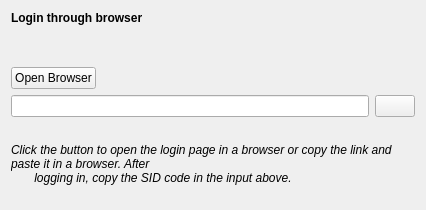
<?xml version="1.0" encoding="UTF-8"?>
<ui version="4.0">
 <class>BrowserLogin</class>
 <widget class="QWidget" name="BrowserLogin">
  <property name="geometry">
   <rect>
    <x>0</x>
    <y>0</y>
    <width>426</width>
    <height>210</height>
   </rect>
  </property>
  <property name="windowTitle">
   <string notr="true">BrowserLogin</string>
  </property>
  <layout class="QGridLayout" name="browser_layout">
   <item row="2" column="0" colspan="3">
    <layout class="QHBoxLayout" name="horizontalLayout">
     <item>
      <widget class="QLineEdit" name="link_text">
       <property name="text">
        <string notr="true"/>
       </property>
       <property name="alignment">
        <set>Qt::AlignLeading|Qt::AlignLeft|Qt::AlignTop</set>
       </property>
       <property name="readOnly">
        <bool>true</bool>
       </property>
       <property name="placeholderText">
        <string notr="true"/>
       </property>
      </widget>
     </item>
     <item>
      <widget class="QPushButton" name="copy_button">
       <property name="sizePolicy">
        <sizepolicy hsizetype="Maximum" vsizetype="Maximum">
         <horstretch>0</horstretch>
         <verstretch>0</verstretch>
        </sizepolicy>
       </property>
       <property name="text">
        <string/>
       </property>
      </widget>
     </item>
    </layout>
   </item>
   <item row="1" column="0">
    <widget class="QPushButton" name="open_button">
     <property name="sizePolicy">
      <sizepolicy hsizetype="Maximum" vsizetype="Maximum">
       <horstretch>0</horstretch>
       <verstretch>0</verstretch>
      </sizepolicy>
     </property>
     <property name="text">
      <string>Open Browser</string>
     </property>
    </widget>
   </item>
   <item row="4" column="0" colspan="3">
    <widget class="QLabel" name="info_label">
     <property name="font">
      <font>
       <italic>true</italic>
      </font>
     </property>
     <property name="text">
      <string>Click the button to open the login page in a browser or copy the link and paste it in a browser. After
       logging in, copy the SID code in the input above.
      </string>
     </property>
     <property name="wordWrap">
      <bool>true</bool>
     </property>
    </widget>
   </item>
   <item row="0" column="0" colspan="3" alignment="Qt::AlignTop">
    <widget class="QLabel" name="title_label">
     <property name="font">
      <font>
       <weight>75</weight>
       <bold>true</bold>
      </font>
     </property>
     <property name="text">
      <string>Login through browser</string>
     </property>
    </widget>
   </item>
   <item row="3" column="0" colspan="3">
    <widget class="QLabel" name="status_label">
     <property name="sizePolicy">
      <sizepolicy hsizetype="Preferred" vsizetype="Maximum">
       <horstretch>0</horstretch>
       <verstretch>0</verstretch>
      </sizepolicy>
     </property>
     <property name="text">
      <string notr="true"/>
     </property>
     <property name="alignment">
      <set>Qt::AlignBottom|Qt::AlignLeading|Qt::AlignLeft</set>
     </property>
    </widget>
   </item>
   <item row="1" column="1" colspan="2">
    <layout class="QHBoxLayout" name="sid_layout"/>
   </item>
  </layout>
 </widget>
 <resources/>
 <connections/>
</ui>
